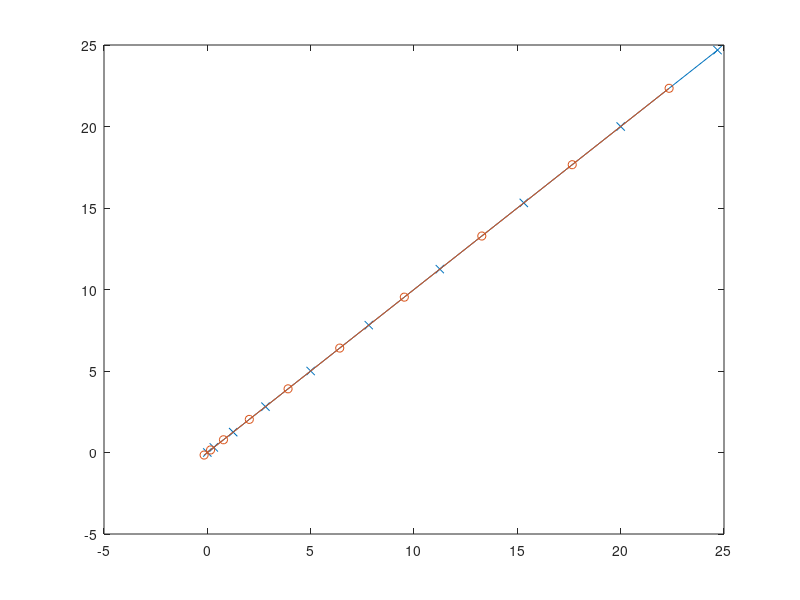

This figure's MATLAB source: (Note: this script raises an error after producing the figure.)
clc; clear;

np=10; np=np-1;
x=linspace(0,20,np); x=(x/20).^2*20;
xw=zeros(np+2,1); xw(2:end-1)=x;
xw(end)=x(end)+(x(end)-x(end-1));
xw(1)=x(1)-(x(2)-x(1));
xc=(xw(1:end-1)+xw(2:end))/2; xw=xw(2:end);
clf; plot(xw,xw,'-x'); hold on; plot(xc,xc,'-o'); 
np=length(xw);


%%
u=zeros(np*4,1);
u(1:4:end)=-1;
u(3:4:end)=-1;
u(4:4:end)=-1;


% a=load("../vonkarman-bvp4c/vk.mat");
% u(2:4:end)=interp1(a.sol.x,a.sol.y(1,:),x);
% u(3:4:end)=interp1(a.sol.x,a.sol.y(2,:),x)-1;
% u(4:4:end)=interp1(a.sol.x,a.sol.y(3,:),x);
% 
[g,jac]=evalJacRhs(u,xc,xw);
rank(full(jac))
% 
% norm(g)
%%
% u=rand(np*4,1);


for i=1:35
    [g,jac]=evalJacRhs(u,x);
    fprintf("%d i \t norm(rhs): %4.2e \t rms norm: %4.2e \n",i,norm(g),norm(g));
    u=u-jac\g;
    if(norm(g)<1e-13) break; end;

end
save("vk-np-"+num2str(np),'u','np','x');

%%
% plot(x,reshape(u,[3,np])','x-')
up=reshape(u,[4,np])';

plot(up(:,1:end),x,'x-'); xlim([-1.5 0.5]); 
% ylim([0 20]); pbaspect([10 3 1]);
legend("P","F","G","H");
% legend("F","G","H");
% fnts=12; jfm_plt_aid_comm;
% exportgraphics(gcf,"p7-vel.eps")
% save("vk-np-"+num2str(np),'u','np');
%%
[x(1:11)',up(1:11,2:end)]


%% convergence
winf=[]; npa=[]; 
a=load("vk-np-50.mat"); winf=[winf;a.u(end)]; npa=[npa; a.np]
a=load("vk-np-100.mat"); winf=[winf;a.u(end)]; npa=[npa; a.np]
a=load("vk-np-200.mat"); winf=[winf;a.u(end)]; npa=[npa; a.np]
a=load("vk-np-400.mat"); winf=[winf;a.u(end)]; npa=[npa; a.np]
a=load("vk-np-800.mat"); winf=[winf;a.u(end)]; npa=[npa; a.np]
a=load("vk-np-1600.mat"); winf=[winf;a.u(end)]; npa=[npa; a.np]

orders=log((winf(1:end-2)-winf(2:end-1))./(winf(2:end-1)-winf(3:end)))/log(2)

%%
[U,S,V]=svd(full(jac));
max(diag(S))/min(diag(S))
cond(full(jac)) 
ss=diag(S);
%%
ii=1;
up=V(:,ii); %kernel
% up=U(:,ii);  %image
upp=reshape(up,[3,np])';
% semilogx(x,upp(:,1),'x-');
semilogx(x,upp,'x-');
title("sing val: "+num2str(ss(ii),'%4.2e'))
